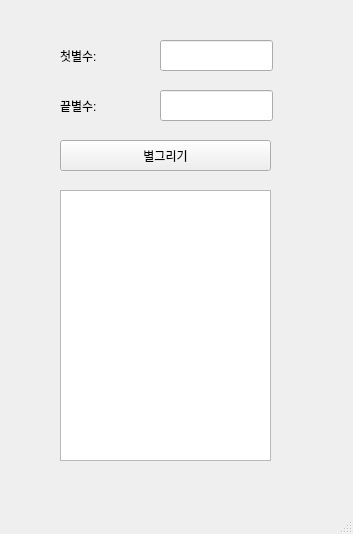
<?xml version="1.0" encoding="UTF-8"?>
<ui version="4.0">
 <class>MainWindow</class>
 <widget class="QMainWindow" name="MainWindow">
  <property name="geometry">
   <rect>
    <x>0</x>
    <y>0</y>
    <width>353</width>
    <height>534</height>
   </rect>
  </property>
  <property name="windowTitle">
   <string>MainWindow</string>
  </property>
  <widget class="QWidget" name="centralwidget">
   <widget class="QLabel" name="label">
    <property name="geometry">
     <rect>
      <x>60</x>
      <y>50</y>
      <width>56</width>
      <height>12</height>
     </rect>
    </property>
    <property name="text">
     <string>첫별수:</string>
    </property>
   </widget>
   <widget class="QLineEdit" name="le_first">
    <property name="geometry">
     <rect>
      <x>160</x>
      <y>40</y>
      <width>113</width>
      <height>31</height>
     </rect>
    </property>
   </widget>
   <widget class="QLineEdit" name="le_last">
    <property name="geometry">
     <rect>
      <x>160</x>
      <y>90</y>
      <width>113</width>
      <height>31</height>
     </rect>
    </property>
   </widget>
   <widget class="QLabel" name="label_2">
    <property name="geometry">
     <rect>
      <x>60</x>
      <y>100</y>
      <width>56</width>
      <height>12</height>
     </rect>
    </property>
    <property name="text">
     <string>끝별수:</string>
    </property>
   </widget>
   <widget class="QPushButton" name="pb">
    <property name="geometry">
     <rect>
      <x>60</x>
      <y>140</y>
      <width>211</width>
      <height>31</height>
     </rect>
    </property>
    <property name="text">
     <string>별그리기</string>
    </property>
   </widget>
   <widget class="QPlainTextEdit" name="pte">
    <property name="geometry">
     <rect>
      <x>60</x>
      <y>190</y>
      <width>211</width>
      <height>271</height>
     </rect>
    </property>
   </widget>
  </widget>
  <widget class="QMenuBar" name="menubar">
   <property name="geometry">
    <rect>
     <x>0</x>
     <y>0</y>
     <width>353</width>
     <height>21</height>
    </rect>
   </property>
  </widget>
  <widget class="QStatusBar" name="statusbar"/>
 </widget>
 <resources/>
 <connections/>
</ui>
